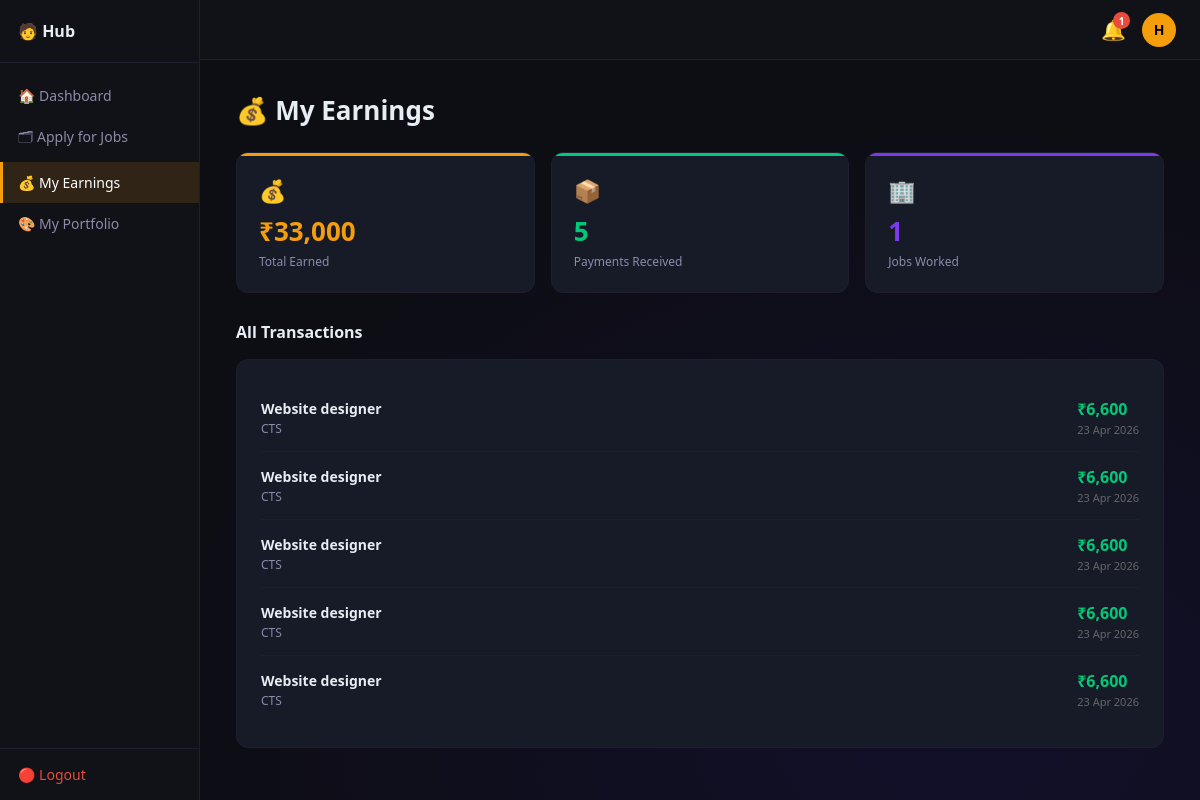
The page /freelancer/my_earnings.php (signed in) on the database its author committed.
### tables this page shows
CREATE TABLE `payments` (
  `id` int NOT NULL AUTO_INCREMENT,
  `client_id` int NOT NULL,
  `job_id` int NOT NULL,
  `freelancer_id` int NOT NULL,
  `amount` decimal(12,2) NOT NULL,
  `note` varchar(300) DEFAULT NULL,
  `paid_at` datetime DEFAULT CURRENT_TIMESTAMP,
  PRIMARY KEY (`id`),
  KEY `client_id` (`client_id`),
  KEY `job_id` (`job_id`),
  KEY `freelancer_id` (`freelancer_id`),
  CONSTRAINT `payments_ibfk_1` FOREIGN KEY (`client_id`) REFERENCES `clients` (`id`) ON DELETE CASCADE,
  CONSTRAINT `payments_ibfk_2` FOREIGN KEY (`job_id`) REFERENCES `jobs` (`id`) ON DELETE CASCADE,
  CONSTRAINT `payments_ibfk_3` FOREIGN KEY (`freelancer_id`) REFERENCES `freelancers` (`id`) ON DELETE CASCADE
);

CREATE TABLE `jobs` (
  `id` int NOT NULL AUTO_INCREMENT,
  `client_id` int NOT NULL,
  `title` varchar(200) NOT NULL,
  `company_name` varchar(200) DEFAULT NULL,
  `start_date` date DEFAULT NULL,
  `end_date` date DEFAULT NULL,
  `salary` decimal(12,2) DEFAULT '0.00',
  `work_mode` enum('Remote','Hybrid','On-site') DEFAULT 'Remote',
  `skills` text,
  `description` text,
  `status` enum('open','closed') DEFAULT 'open',
  `created_at` datetime DEFAULT CURRENT_TIMESTAMP,
  PRIMARY KEY (`id`),
  KEY `client_id` (`client_id`),
  CONSTRAINT `jobs_ibfk_1` FOREIGN KEY (`client_id`) REFERENCES `clients` (`id`) ON DELETE CASCADE
);

CREATE TABLE `clients` (
  `id` int NOT NULL AUTO_INCREMENT,
  `username` varchar(100) NOT NULL,
  `email` varchar(150) NOT NULL,
  `phone` varchar(20) DEFAULT NULL,
  `password` varchar(255) NOT NULL,
  `company_name` varchar(200) DEFAULT NULL,
  `industry` varchar(100) DEFAULT NULL,
  `gst_number` varchar(50) DEFAULT NULL,
  `cin_number` varchar(50) DEFAULT NULL,
  `website` varchar(200) DEFAULT NULL,
  `founded_year` varchar(10) DEFAULT NULL,
  `company_size` varchar(50) DEFAULT NULL,
  `city` varchar(100) DEFAULT NULL,
  `status` enum('pending','approved','rejected') DEFAULT 'pending',
  `created_at` datetime DEFAULT CURRENT_TIMESTAMP,
  PRIMARY KEY (`id`),
  UNIQUE KEY `username` (`username`),
  UNIQUE KEY `email` (`email`)
);

### freelancer/my_earnings.php (the view, shortened to what this page needs)
<?php
require_once 'auth.php';
require_once 'layout.php';
$total_earned = $pdo->prepare("SELECT COALESCE(SUM(amount),0) FROM payments WHERE freelancer_id=?");
$total_earned->execute([$fl_id]); $total_earned = $total_earned->fetchColumn();
$payments_count = $pdo->prepare("SELECT COUNT(*) FROM payments WHERE freelancer_id=?");
$payments_count->execute([$fl_id]); $payments_count = $payments_count->fetchColumn();
$jobs_worked = $pdo->prepare("SELECT COUNT(DISTINCT job_id) FROM payments WHERE freelancer_id=?");
$jobs_worked->execute([$fl_id]); $jobs_worked = $jobs_worked->fetchColumn();
$txn_stmt = $pdo->prepare("
    SELECT p.*, j.title AS job_title, c.company_name
    FROM payments p
    JOIN jobs j ON p.job_id=j.id
    JOIN clients c ON p.client_id=c.id
    WHERE p.freelancer_id=?
    ORDER BY p.paid_at DESC
");
$txn_stmt->execute([$fl_id]);
$transactions = $txn_stmt->fetchAll();
?>
<!DOCTYPE html>
<html lang="en">
<head>
</head>
<body>
<div class="main">
    <h1>💰 My Earnings</h1>
    <div class="stats">
        <div class="stat-card">
            <div class="stat-icon">💰</div>
            <div class="stat-value">₹<?= number_format($total_earned) ?></div>
            <div class="stat-label">Total Earned</div>
        </div>
        <div class="stat-card">
            <div class="stat-icon">📦</div>
            <div class="stat-value"><?= $payments_count ?></div>
            <div class="stat-label">Payments Received</div>
        </div>
        <div class="stat-card">
            <div class="stat-icon">🏢</div>
            <div class="stat-value"><?= $jobs_worked ?></div>
            <div class="stat-label">Jobs Worked</div>
        </div>
    </div>
    <div class="section-title">All Transactions</div>
    <div class="txn-card">
        <?php if (empty($transactions)): ?>
            <div class="empty">No earnings yet. Apply for jobs and get paid!</div>
        <?php else: ?>
            <?php foreach ($transactions as $txn): ?>
            <div class="txn-row">
                <div class="txn-info">
                    <div class="job"><?= htmlspecialchars($txn['job_title']) ?></div>
                    <div class="company"><?= htmlspecialchars($txn['company_name']) ?></div>
                </div>
                <div>
                    <div class="txn-amount">₹<?= number_format($txn['amount']) ?></div>
                    <div class="txn-date"><?= date('d M Y', strtotime($txn['paid_at'])) ?></div>
                </div>
            </div>
            <?php endforeach; ?>
        <?php endif; ?>
    </div>
</div>
</body>
</html>

### freelancer/my_earnings.php (style rules this page uses)
h1 { font-size:26px;font-weight:700;margin-bottom:24px;display:flex;align-items:center;gap:10px }
.stats { display:grid;grid-template-columns:repeat(3,1fr);gap:16px;margin-bottom:28px }
.stat-card { background:#161b27;border:1px solid #1e1e2e;border-radius:12px;padding:22px;position:relative;overflow:hidden }
.stat-card::before { content:'';position:absolute;top:0;left:0;right:0;height:3px }
.stat-card:nth-child(1)::before { background:#f59e0b }
.stat-card:nth-child(2)::before { background:#00c97a }
.stat-card:nth-child(3)::before { background:#7c3aed }
.stat-icon { font-size:22px;margin-bottom:8px }
.stat-value { font-size:26px;font-weight:700;color:#f59e0b;margin-bottom:4px }
.stat-card:nth-child(2) .stat-value { color:#00c97a }
.stat-card:nth-child(3) .stat-value { color:#7c3aed }
.stat-label { font-size:12px;color:#8b8baa }
.section-title { font-size:16px;font-weight:700;margin-bottom:16px }
.txn-card { background:#161b27;border:1px solid #1e1e2e;border-radius:12px;padding:24px }
.txn-row { display:flex;justify-content:space-between;align-items:center;padding:14px 0;border-bottom:1px solid #1e1e2e }
.txn-row:last-child { border-bottom:none }
.txn-info .job { font-size:14px;font-weight:600 }
.txn-info .company { font-size:12px;color:#8b8baa;margin-top:2px }
.txn-amount { color:#00c97a;font-weight:700;font-size:16px }
.txn-date { font-size:11px;color:#666;text-align:right;margin-top:2px }

### freelancer/layout.php (style rules this page uses)
* { margin:0;padding:0;box-sizing:border-box }
body { background:#0d0d14;color:#e6edf3;font-family:'Segoe UI',sans-serif;display:flex;min-height:100vh;background:radial-gradient(ellipse at 80% 90%,#12102a 0%,#0d0d14 60%) }
.main { margin-left:200px;flex:1;padding:32px 36px;margin-top:60px }

### rows shown on the page
payments: job.title "Website designer", client.company_name "CTS", amount "6,600", paid_at "23 Apr 2026"
payments: job.title "Website designer", client.company_name "CTS", amount "6,600", paid_at "23 Apr 2026"
payments: job.title "Website designer", client.company_name "CTS", amount "6,600", paid_at "23 Apr 2026"
payments: job.title "Website designer", client.company_name "CTS", amount "6,600", paid_at "23 Apr 2026"
payments: job.title "Website designer", client.company_name "CTS", amount "6,600", paid_at "23 Apr 2026"

### other values the page prints
$notif_count "1"
substr($fl_user, 0, 1) "H"
$total_earned "33,000"
$payments_count "5"
$jobs_worked "1"
